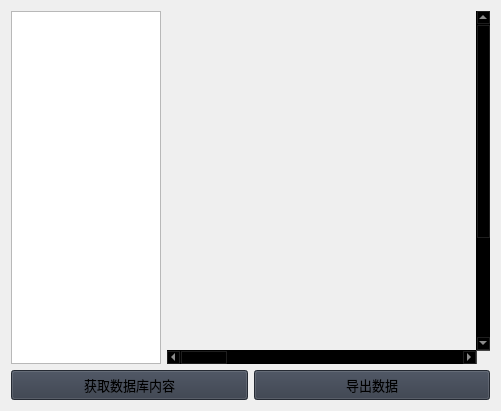
                      <widget class="QWidget" name="verticalLayoutWidget_6">
                       <property name="geometry">
                        <rect>
                         <x>220</x>
                         <y>20</y>
                         <width>501</width>
                         <height>411</height>
                        </rect>
                       </property>
                       <layout class="QVBoxLayout" name="verticalLayout_16">
                        <item>
                         <layout class="QHBoxLayout" name="horizontalLayout_8">
                          <property name="spacing">
                           <number>6</number>
                          </property>
                          <item>
                           <widget class="QTreeView" name="databaseTree">
                            <property name="sizePolicy">
                             <sizepolicy hsizetype="Minimum" vsizetype="Expanding">
                              <horstretch>0</horstretch>
                              <verstretch>0</verstretch>
                             </sizepolicy>
                            </property>
                            <property name="maximumSize">
                             <size>
                              <width>150</width>
                              <height>16777215</height>
                             </size>
                            </property>
                           </widget>
                          </item>
                          <item>
                           <widget class="QTableWidget" name="tableInformation">
                            <property name="sizePolicy">
                             <sizepolicy hsizetype="Expanding" vsizetype="Expanding">
                              <horstretch>0</horstretch>
                              <verstretch>0</verstretch>
                             </sizepolicy>
                            </property>
                            <property name="palette">
                             <palette>
                              <active>
                               <colorrole role="WindowText">
                                <brush brushstyle="SolidPattern">
                                 <color alpha="255">
                                  <red>221</red>
                                  <green>221</green>
                                  <blue>221</blue>
                                 </color>
                                </brush>
                               </colorrole>
                               <colorrole role="Button">
                                <brush brushstyle="SolidPattern">
                                 <color alpha="0">
                                  <red>0</red>
                                  <green>0</green>
                                  <blue>0</blue>
                                 </color>
                                </brush>
                               </colorrole>
                               <colorrole role="Text">
                                <brush brushstyle="SolidPattern">
                                 <color alpha="255">
                                  <red>221</red>
                                  <green>221</green>
                                  <blue>221</blue>
                                 </color>
                                </brush>
                               </colorrole>
                               <colorrole role="ButtonText">
                                <brush brushstyle="SolidPattern">
                                 <color alpha="255">
                                  <red>221</red>
                                  <green>221</green>
                                  <blue>221</blue>
                                 </color>
                                </brush>
                               </colorrole>
                               <colorrole role="Base">
                                <brush brushstyle="NoBrush">
                                 <color alpha="255">
                                  <red>0</red>
                                  <green>0</green>
                                  <blue>0</blue>
                                 </color>
                                </brush>
                               </colorrole>
                               <colorrole role="Window">
                                <brush brushstyle="SolidPattern">
                                 <color alpha="0">
                                  <red>0</red>
                                  <green>0</green>
                                  <blue>0</blue>
                                 </color>
                                </brush>
                               </colorrole>
                               <colorrole role="PlaceholderText">
                                <brush brushstyle="SolidPattern">
                                 <color alpha="128">
                                  <red>221</red>
                                  <green>221</green>
                                  <blue>221</blue>
                                 </color>
                                </brush>
                               </colorrole>
                              </active>
                              <inactive>
                               <colorrole role="WindowText">
                                <brush brushstyle="SolidPattern">
                                 <color alpha="255">
                                  <red>221</red>
                                  <green>221</green>
                                  <blue>221</blue>
                                 </color>
                                </brush>
                               </colorrole>
                               <colorrole role="Button">
                                <brush brushstyle="SolidPattern">
                                 <color alpha="0">
                                  <red>0</red>
                                  <green>0</green>
                                  <blue>0</blue>
                                 </color>
                                </brush>
                               </colorrole>
                               <colorrole role="Text">
                                <brush brushstyle="SolidPattern">
                                 <color alpha="255">
                                  <red>221</red>
                                  <green>221</green>
                                  <blue>221</blue>
                                 </color>
                                </brush>
                               </colorrole>
                               <colorrole role="ButtonText">
                                <brush brushstyle="SolidPattern">
                                 <color alpha="255">
                                  <red>221</red>
                                  <green>221</green>
                                  <blue>221</blue>
                                 </color>
                                </brush>
                               </colorrole>
                               <colorrole role="Base">
                                <brush brushstyle="NoBrush">
                                 <color alpha="255">
                                  <red>0</red>
                                  <green>0</green>
                                  <blue>0</blue>
                                 </color>
                                </brush>
                               </colorrole>
                               <colorrole role="Window">
                                <brush brushstyle="SolidPattern">
                                 <color alpha="0">
                                  <red>0</red>
                                  <green>0</green>
                                  <blue>0</blue>
                                 </color>
                                </brush>
                               </colorrole>
                               <colorrole role="PlaceholderText">
                                <brush brushstyle="SolidPattern">
                                 <color alpha="128">
                                  <red>221</red>
                                  <green>221</green>
                                  <blue>221</blue>
                                 </color>
                                </brush>
                               </colorrole>
                              </inactive>
                              <disabled>
                               <colorrole role="WindowText">
                                <brush brushstyle="SolidPattern">
                                 <color alpha="255">
                                  <red>221</red>
                                  <green>221</green>
                                  <blue>221</blue>
                                 </color>
                                </brush>
                               </colorrole>
                               <colorrole role="Button">
                                <brush brushstyle="SolidPattern">
                                 <color alpha="0">
                                  <red>0</red>
                                  <green>0</green>
                                  <blue>0</blue>
                                 </color>
                                </brush>
                               </colorrole>
                               <colorrole role="Text">
                                <brush brushstyle="SolidPattern">
                                 <color alpha="255">
                                  <red>221</red>
                                  <green>221</green>
                                  <blue>221</blue>
                                 </color>
                                </brush>
                               </colorrole>
                               <colorrole role="ButtonText">
                                <brush brushstyle="SolidPattern">
                                 <color alpha="255">
                                  <red>221</red>
                                  <green>221</green>
                                  <blue>221</blue>
                                 </color>
                                </brush>
                               </colorrole>
                               <colorrole role="Base">
                                <brush brushstyle="NoBrush">
                                 <color alpha="255">
                                  <red>0</red>
                                  <green>0</green>
                                  <blue>0</blue>
                                 </color>
                                </brush>
                               </colorrole>
                               <colorrole role="Window">
                                <brush brushstyle="SolidPattern">
                                 <color alpha="0">
                                  <red>0</red>
                                  <green>0</green>
                                  <blue>0</blue>
                                 </color>
                                </brush>
                               </colorrole>
                               <colorrole role="PlaceholderText">
                                <brush brushstyle="SolidPattern">
                                 <color alpha="128">
                                  <red>221</red>
                                  <green>221</green>
                                  <blue>221</blue>
                                 </color>
                                </brush>
                               </colorrole>
                              </disabled>
                             </palette>
                            </property>
                            <property name="frameShape">
                             <enum>QFrame::Shape::NoFrame</enum>
                            </property>
                            <property name="verticalScrollBarPolicy">
                             <enum>Qt::ScrollBarPolicy::ScrollBarAlwaysOn</enum>
                            </property>
                            <property name="sizeAdjustPolicy">
                             <enum>QAbstractScrollArea::SizeAdjustPolicy::AdjustToContents</enum>
                            </property>
                            <property name="editTriggers">
                             <set>QAbstractItemView::EditTrigger::NoEditTriggers</set>
                            </property>
                            <property name="selectionMode">
                             <enum>QAbstractItemView::SelectionMode::SingleSelection</enum>
                            </property>
                            <property name="selectionBehavior">
                             <enum>QAbstractItemView::SelectionBehavior::SelectRows</enum>
                            </property>
                            <property name="showGrid">
                             <bool>true</bool>
                            </property>
                            <property name="gridStyle">
                             <enum>Qt::PenStyle::SolidLine</enum>
                            </property>
                            <property name="sortingEnabled">
                             <bool>false</bool>
                            </property>
                            <attribute name="horizontalHeaderVisible">
                             <bool>false</bool>
                            </attribute>
                            <attribute name="horizontalHeaderCascadingSectionResizes">
                             <bool>true</bool>
                            </attribute>
                            <attribute name="horizontalHeaderDefaultSectionSize">
                             <number>200</number>
                            </attribute>
                            <attribute name="horizontalHeaderStretchLastSection">
                             <bool>true</bool>
                            </attribute>
                            <attribute name="verticalHeaderVisible">
                             <bool>false</bool>
                            </attribute>
                            <attribute name="verticalHeaderCascadingSectionResizes">
                             <bool>false</bool>
                            </attribute>
                            <attribute name="verticalHeaderHighlightSections">
                             <bool>false</bool>
                            </attribute>
                            <attribute name="verticalHeaderStretchLastSection">
                             <bool>true</bool>
                            </attribute>
                            <row>
                             <property name="text">
                              <string>New Row</string>
                             </property>
                             <property name="font">
                              <font>
                               <family>Segoe UI</family>
                              </font>
                             </property>
                            </row>
                            <row>
                             <property name="text">
                              <string>New Row</string>
                             </property>
                            </row>
                            <row>
                             <property name="text">
                              <string>New Row</string>
                             </property>
                            </row>
                            <row>
                             <property name="text">
                              <string>New Row</string>
                             </property>
                            </row>
                            <row>
                             <property name="text">
                              <string>New Row</string>
                             </property>
                            </row>
                            <row>
                             <property name="text">
                              <string>New Row</string>
                             </property>
                            </row>
                            <row>
                             <property name="text">
                              <string>New Row</string>
                             </property>
                            </row>
                            <row>
                             <property name="text">
                              <string>New Row</string>
                             </property>
                            </row>
                            <row>
                             <property name="text">
                              <string>New Row</string>
                             </property>
                            </row>
                            <row>
                             <property name="text">
                              <string>New Row</string>
                             </property>
                            </row>
                            <row>
                             <property name="text">
                              <string>New Row</string>
                             </property>
                            </row>
                            <row>
                             <property name="text">
                              <string>New Row</string>
                             </property>
                            </row>
                            <row>
                             <property name="text">
                              <string>New Row</string>
                             </property>
                            </row>
                            <row>
                             <property name="text">
                              <string>New Row</string>
                             </property>
                            </row>
                            <row>
                             <property name="text">
                              <string>New Row</string>
                             </property>
                            </row>
                            <row>
                             <property name="text">
                              <string>New Row</string>
                             </property>
                            </row>
                            <column>
                             <property name="text">
                              <string>0</string>
                             </property>
                            </column>
                            <column>
                             <property name="text">
                              <string>1</string>
                             </property>
                            </column>
                            <column>
                             <property name="text">
                              <string>2</string>
                             </property>
                            </column>
                            <column>
                             <property name="text">
                              <string>3</string>
                             </property>
                            </column>
                            <column>
                             <property name="text">
                              <string>4</string>
                             </property>
                            </column>
                            <column>
                             <property name="text">
                              <string>5</string>
                             </property>
                            </column>
                            <item row="0" column="0">
                             <property name="text">
                              <string/>
                             </property>
                            </item>
                            <item row="0" column="1">
                             <property name="text">
                              <string/>
                             </property>
                            </item>
                            <item row="0" column="2">
                             <property name="text">
                              <string/>
                             </property>
                            </item>
                            <item row="0" column="3">
                             <property name="text">
                              <string/>
                             </property>
                            </item>
                            <item row="0" column="4">
                             <property name="text">
                              <string/>
                             </property>
                            </item>
                            <item row="0" column="5">
                             <property name="text">
                              <string/>
                             </property>
                            </item>
                            <item row="1" column="0">
                             <property name="text">
                              <string/>
                             </property>
                            </item>
                           </widget>
                          </item>
                         </layout>
                        </item>
                        <item>
                         <layout class="QHBoxLayout" name="horizontalLayout_9">
                          <item>
                           <widget class="QPushButton" name="btn_getDatabaseContent">
                            <property name="minimumSize">
                             <size>
                              <width>150</width>
                              <height>30</height>
                             </size>
                            </property>
                            <property name="font">
                             <font>
                              <family>Segoe UI</family>
                              <pointsize>10</pointsize>
                              <italic>false</italic>
                              <bold>false</bold>
                             </font>
                            </property>
                            <property name="cursor">
                             <cursorShape>PointingHandCursor</cursorShape>
                            </property>
                            <property name="styleSheet">
                             <string notr="true">background-color: rgb(52, 59, 72);</string>
                            </property>
                            <property name="text">
                             <string>获取数据库内容</string>
                            </property>
                           </widget>
                          </item>
                          <item>
                           <widget class="QPushButton" name="btn_exportData">
                            <property name="minimumSize">
                             <size>
                              <width>150</width>
                              <height>30</height>
                             </size>
                            </property>
                            <property name="font">
                             <font>
                              <family>Segoe UI</family>
                              <pointsize>10</pointsize>
                              <italic>false</italic>
                              <bold>false</bold>
                             </font>
                            </property>
                            <property name="cursor">
                             <cursorShape>PointingHandCursor</cursorShape>
                            </property>
                            <property name="styleSheet">
                             <string notr="true">background-color: rgb(52, 59, 72);</string>
                            </property>
                            <property name="text">
                             <string>导出数据</string>
                            </property>
                           </widget>
                          </item>
                         </layout>
                        </item>
                       </layout>
                      </widget>
